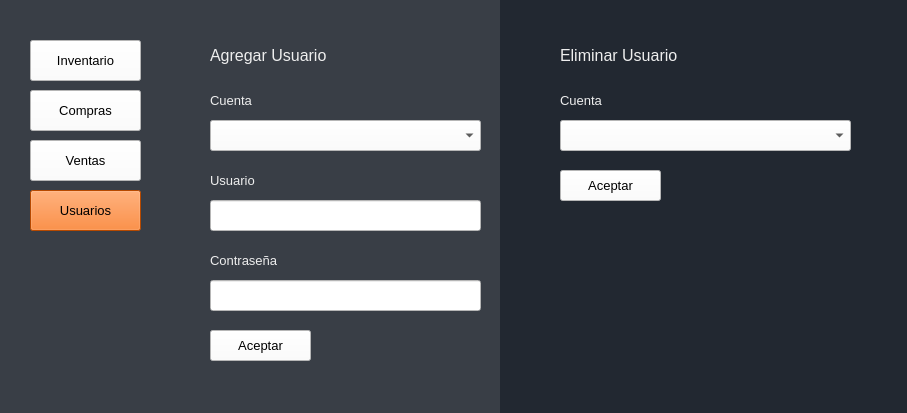
<?xml version="1.0" encoding="UTF-8"?>
<ui version="4.0">
 <class>AdmUsuarios</class>
 <widget class="QMainWindow" name="AdmUsuarios">
  <property name="geometry">
   <rect>
    <x>0</x>
    <y>0</y>
    <width>907</width>
    <height>413</height>
   </rect>
  </property>
  <property name="windowTitle">
   <string>Usuarios</string>
  </property>
  <property name="styleSheet">
   <string notr="true">background-color: rgb(255, 255, 255);</string>
  </property>
  <widget class="QWidget" name="centralwidget">
   <widget class="QPushButton" name="botonInventario">
    <property name="geometry">
     <rect>
      <x>30</x>
      <y>40</y>
      <width>111</width>
      <height>41</height>
     </rect>
    </property>
    <property name="font">
     <font>
      <family>Arial</family>
      <pointsize>10</pointsize>
      <weight>50</weight>
      <bold>false</bold>
     </font>
    </property>
    <property name="styleSheet">
     <string notr="true">background-color: rgb(255, 255, 255);</string>
    </property>
    <property name="text">
     <string>Inventario</string>
    </property>
   </widget>
   <widget class="QPushButton" name="botonCompras">
    <property name="geometry">
     <rect>
      <x>30</x>
      <y>90</y>
      <width>111</width>
      <height>41</height>
     </rect>
    </property>
    <property name="font">
     <font>
      <family>Arial</family>
      <pointsize>10</pointsize>
      <weight>50</weight>
      <bold>false</bold>
     </font>
    </property>
    <property name="styleSheet">
     <string notr="true">background-color: rgb(255, 255, 255);</string>
    </property>
    <property name="text">
     <string>Compras</string>
    </property>
   </widget>
   <widget class="QPushButton" name="Usuarios">
    <property name="geometry">
     <rect>
      <x>30</x>
      <y>190</y>
      <width>111</width>
      <height>41</height>
     </rect>
    </property>
    <property name="font">
     <font>
      <family>Arial</family>
      <pointsize>10</pointsize>
      <weight>50</weight>
      <bold>false</bold>
     </font>
    </property>
    <property name="styleSheet">
     <string notr="true">background-color: rgb(255, 102, 0);</string>
    </property>
    <property name="text">
     <string>Usuarios</string>
    </property>
   </widget>
   <widget class="QPushButton" name="botonVentas">
    <property name="geometry">
     <rect>
      <x>30</x>
      <y>140</y>
      <width>111</width>
      <height>41</height>
     </rect>
    </property>
    <property name="font">
     <font>
      <family>Arial</family>
      <pointsize>10</pointsize>
      <weight>50</weight>
      <bold>false</bold>
     </font>
    </property>
    <property name="styleSheet">
     <string notr="true">background-color: rgb(255, 255, 255);</string>
    </property>
    <property name="text">
     <string>Ventas</string>
    </property>
   </widget>
   <widget class="QLabel" name="label">
    <property name="geometry">
     <rect>
      <x>500</x>
      <y>-20</y>
      <width>471</width>
      <height>551</height>
     </rect>
    </property>
    <property name="font">
     <font>
      <family>Eras Bold ITC</family>
      <pointsize>12</pointsize>
      <weight>50</weight>
      <bold>false</bold>
     </font>
    </property>
    <property name="styleSheet">
     <string notr="true">background-color: rgb(34, 40, 49);
color: rgb(238, 238, 238);</string>
    </property>
    <property name="text">
     <string/>
    </property>
   </widget>
   <widget class="QLabel" name="label_6">
    <property name="geometry">
     <rect>
      <x>210</x>
      <y>40</y>
      <width>181</width>
      <height>31</height>
     </rect>
    </property>
    <property name="font">
     <font>
      <family>Arial</family>
      <pointsize>12</pointsize>
     </font>
    </property>
    <property name="layoutDirection">
     <enum>Qt::LeftToRight</enum>
    </property>
    <property name="styleSheet">
     <string notr="true">background-color: rgb(57, 62, 70);
color: rgb(238, 238, 238);</string>
    </property>
    <property name="text">
     <string>&lt;html&gt;&lt;head/&gt;&lt;body&gt;&lt;p&gt;Agregar Usuario&lt;/p&gt;&lt;/body&gt;&lt;/html&gt;</string>
    </property>
   </widget>
   <widget class="QLabel" name="label_7">
    <property name="geometry">
     <rect>
      <x>560</x>
      <y>40</y>
      <width>181</width>
      <height>31</height>
     </rect>
    </property>
    <property name="font">
     <font>
      <family>Arial</family>
      <pointsize>12</pointsize>
     </font>
    </property>
    <property name="layoutDirection">
     <enum>Qt::LeftToRight</enum>
    </property>
    <property name="styleSheet">
     <string notr="true">background-color: rgb(34, 40, 49);
color: rgb(238, 238, 238);</string>
    </property>
    <property name="text">
     <string>&lt;html&gt;&lt;head/&gt;&lt;body&gt;&lt;p&gt;Eliminar Usuario&lt;/p&gt;&lt;/body&gt;&lt;/html&gt;</string>
    </property>
   </widget>
   <widget class="QComboBox" name="comboBoxUsuarios">
    <property name="geometry">
     <rect>
      <x>560</x>
      <y>120</y>
      <width>291</width>
      <height>31</height>
     </rect>
    </property>
    <property name="font">
     <font>
      <family>Arial</family>
      <pointsize>9</pointsize>
     </font>
    </property>
    <property name="styleSheet">
     <string notr="true">background-color: rgb(255, 255, 255);</string>
    </property>
   </widget>
   <widget class="QPushButton" name="botonVentasAceptarE">
    <property name="geometry">
     <rect>
      <x>560</x>
      <y>170</y>
      <width>101</width>
      <height>31</height>
     </rect>
    </property>
    <property name="font">
     <font>
      <family>Arial</family>
      <pointsize>10</pointsize>
      <weight>50</weight>
      <bold>false</bold>
     </font>
    </property>
    <property name="styleSheet">
     <string notr="true">background-color: rgb(255, 255, 255);</string>
    </property>
    <property name="text">
     <string>Aceptar</string>
    </property>
   </widget>
   <widget class="QLineEdit" name="lineEditUsuario">
    <property name="geometry">
     <rect>
      <x>210</x>
      <y>200</y>
      <width>271</width>
      <height>31</height>
     </rect>
    </property>
    <property name="font">
     <font>
      <family>Arial</family>
      <pointsize>9</pointsize>
     </font>
    </property>
    <property name="styleSheet">
     <string notr="true">background-color: rgb(255, 255, 255);</string>
    </property>
    <property name="text">
     <string/>
    </property>
   </widget>
   <widget class="QLineEdit" name="lineEditContrasena">
    <property name="geometry">
     <rect>
      <x>210</x>
      <y>280</y>
      <width>271</width>
      <height>31</height>
     </rect>
    </property>
    <property name="font">
     <font>
      <family>Arial</family>
      <pointsize>9</pointsize>
     </font>
    </property>
    <property name="styleSheet">
     <string notr="true">background-color: rgb(255, 255, 255);</string>
    </property>
    <property name="text">
     <string/>
    </property>
   </widget>
   <widget class="QLabel" name="label_8">
    <property name="geometry">
     <rect>
      <x>210</x>
      <y>170</y>
      <width>81</width>
      <height>21</height>
     </rect>
    </property>
    <property name="font">
     <font>
      <family>Arial</family>
      <pointsize>10</pointsize>
      <weight>50</weight>
      <bold>false</bold>
     </font>
    </property>
    <property name="styleSheet">
     <string notr="true">color: rgb(238, 238, 238);
background-color: rgb(57, 62, 70);</string>
    </property>
    <property name="text">
     <string>Usuario</string>
    </property>
   </widget>
   <widget class="QLabel" name="label_9">
    <property name="geometry">
     <rect>
      <x>210</x>
      <y>250</y>
      <width>111</width>
      <height>21</height>
     </rect>
    </property>
    <property name="font">
     <font>
      <family>Arial</family>
      <pointsize>10</pointsize>
      <weight>50</weight>
      <bold>false</bold>
     </font>
    </property>
    <property name="styleSheet">
     <string notr="true">color: rgb(238, 238, 238);
background-color: rgb(57, 62, 70);</string>
    </property>
    <property name="text">
     <string>Contraseña</string>
    </property>
   </widget>
   <widget class="QPushButton" name="botonAgregarU">
    <property name="geometry">
     <rect>
      <x>210</x>
      <y>330</y>
      <width>101</width>
      <height>31</height>
     </rect>
    </property>
    <property name="font">
     <font>
      <family>Arial</family>
      <pointsize>10</pointsize>
      <weight>50</weight>
      <bold>false</bold>
     </font>
    </property>
    <property name="styleSheet">
     <string notr="true">background-color: rgb(255, 255, 255);</string>
    </property>
    <property name="text">
     <string>Aceptar</string>
    </property>
   </widget>
   <widget class="QLabel" name="label_10">
    <property name="geometry">
     <rect>
      <x>210</x>
      <y>90</y>
      <width>81</width>
      <height>21</height>
     </rect>
    </property>
    <property name="font">
     <font>
      <family>Arial</family>
      <pointsize>10</pointsize>
      <weight>50</weight>
      <bold>false</bold>
     </font>
    </property>
    <property name="styleSheet">
     <string notr="true">color: rgb(238, 238, 238);
background-color: rgb(57, 62, 70);</string>
    </property>
    <property name="text">
     <string>Cuenta</string>
    </property>
   </widget>
   <widget class="QComboBox" name="comboBoxTipoCuenta">
    <property name="geometry">
     <rect>
      <x>210</x>
      <y>120</y>
      <width>271</width>
      <height>31</height>
     </rect>
    </property>
    <property name="font">
     <font>
      <family>Arial</family>
      <pointsize>9</pointsize>
     </font>
    </property>
    <property name="styleSheet">
     <string notr="true">background-color: rgb(255, 255, 255);</string>
    </property>
   </widget>
   <widget class="QLabel" name="label_11">
    <property name="geometry">
     <rect>
      <x>560</x>
      <y>90</y>
      <width>81</width>
      <height>21</height>
     </rect>
    </property>
    <property name="font">
     <font>
      <family>Arial</family>
      <pointsize>10</pointsize>
      <weight>50</weight>
      <bold>false</bold>
     </font>
    </property>
    <property name="mouseTracking">
     <bool>false</bool>
    </property>
    <property name="tabletTracking">
     <bool>false</bool>
    </property>
    <property name="acceptDrops">
     <bool>false</bool>
    </property>
    <property name="autoFillBackground">
     <bool>false</bool>
    </property>
    <property name="styleSheet">
     <string notr="true">color: rgb(238, 238, 238);
background-color: rgb(34, 40, 49);</string>
    </property>
    <property name="text">
     <string>Cuenta</string>
    </property>
   </widget>
   <widget class="QLabel" name="label_2">
    <property name="geometry">
     <rect>
      <x>0</x>
      <y>-8</y>
      <width>501</width>
      <height>421</height>
     </rect>
    </property>
    <property name="styleSheet">
     <string notr="true">background-color: rgb(57, 62, 70);</string>
    </property>
    <property name="text">
     <string/>
    </property>
   </widget>
   <zorder>label_2</zorder>
   <zorder>label</zorder>
   <zorder>botonInventario</zorder>
   <zorder>botonCompras</zorder>
   <zorder>Usuarios</zorder>
   <zorder>botonVentas</zorder>
   <zorder>label_6</zorder>
   <zorder>label_7</zorder>
   <zorder>comboBoxUsuarios</zorder>
   <zorder>botonVentasAceptarE</zorder>
   <zorder>lineEditUsuario</zorder>
   <zorder>lineEditContrasena</zorder>
   <zorder>label_8</zorder>
   <zorder>label_9</zorder>
   <zorder>botonAgregarU</zorder>
   <zorder>label_10</zorder>
   <zorder>comboBoxTipoCuenta</zorder>
   <zorder>label_11</zorder>
  </widget>
 </widget>
 <tabstops>
  <tabstop>botonInventario</tabstop>
  <tabstop>botonCompras</tabstop>
  <tabstop>botonVentas</tabstop>
  <tabstop>Usuarios</tabstop>
  <tabstop>comboBoxTipoCuenta</tabstop>
  <tabstop>lineEditUsuario</tabstop>
  <tabstop>lineEditContrasena</tabstop>
  <tabstop>botonAgregarU</tabstop>
  <tabstop>comboBoxUsuarios</tabstop>
  <tabstop>botonVentasAceptarE</tabstop>
 </tabstops>
 <resources/>
 <connections/>
</ui>
